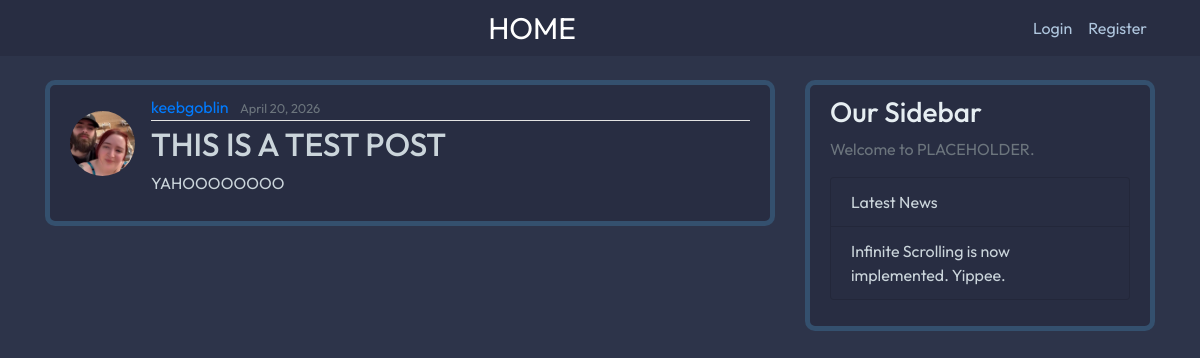
The page /post/34/ on the database its author committed.
### feed/models.py (models this page shows, shortened)
class Post(models.Model):
	title = models.CharField(max_length=100)
	content = models.TextField(max_length=100)
	date_posted = models.DateTimeField(default=timezone.now)
	author = models.ForeignKey(User, on_delete=models.CASCADE)

### users/models.py (models this page shows, shortened)
class Profile(models.Model):
    user = models.OneToOneField(User, on_delete=models.CASCADE)
    image = models.ImageField(default='default.jpg', upload_to='profile_pics')

### feed/views.py (the view)
# urls.py: path('post/<int:pk>/', PostDetailView.as_view(), name='post-detail'),
class PostDetailView(DetailView):
	model = Post

### feed/templates/feed/post_detail.html (shortened to what this page needs)
{% extends "feed/base.html" %}
{% block content %}
	<article class="media content-section">
		<img class = "rounded-circle article-img" src="{{ object.author.profile.image.url }}">
	  <div class="media-body">
	    <div class="article-metadata">
	      <a class="mr-2" href="{% url 'user-posts' object.author.username %}">{{ object.author }}</a>
	      <small class="text-muted">{{ object.date_posted|date:"F d, Y" }}</small>
	    </div>
	    <h2 class="article-title">{{ object.title }}</h2>
	    <p class="article-content">{{ object.content }}</p>
	  </div>
	</article>
{% endblock content %}

### static/main.css (style rules this page uses)
body { background: #2D344A; font-family: "Outfit", sans-serif; color: #cbd5db; margin-top: 5rem; }
h1, h2, h3, h4, h5, h6 { color: #E6EEF2; }
.content-section { background: #282D42; padding: 10px 20px; border: 5px solid #34506E; border-radius: 10px; margin-bottom: 15px; }
.article-title { color: #cbd5db; }
.article-content { white-space: pre-line; }
.article-img { height: 65px; width: 65px; margin-right: 16px; margin-top: 16px; }
.article-metadata { padding-bottom: 1px; margin-bottom: 4px; border-bottom: 1px solid #e3e3e3 }

### rows shown on the page
Post: author.profile.image (picture), author "keebgoblin", date_posted "April 20, 2026", title "THIS IS A TEST POST", content "YAHOOOOOOOO"
